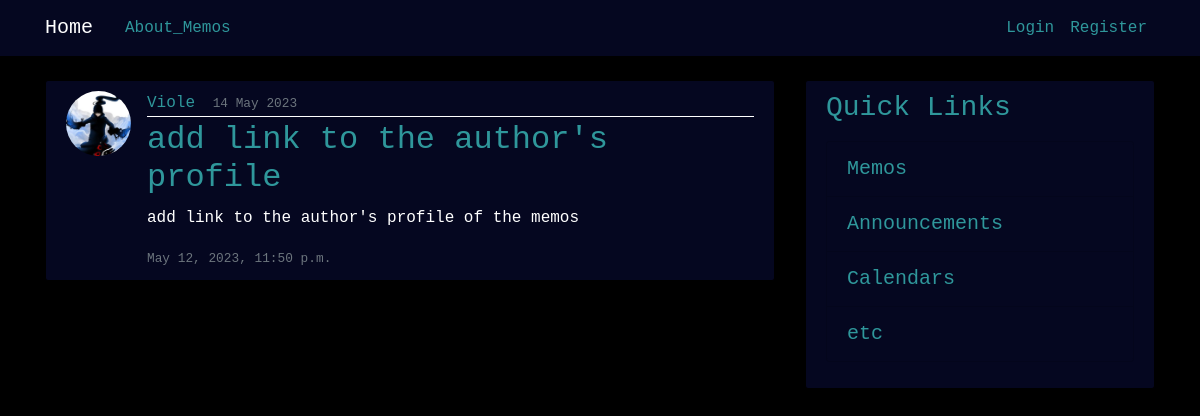
Before: /memo/post/15/ with the older database file.
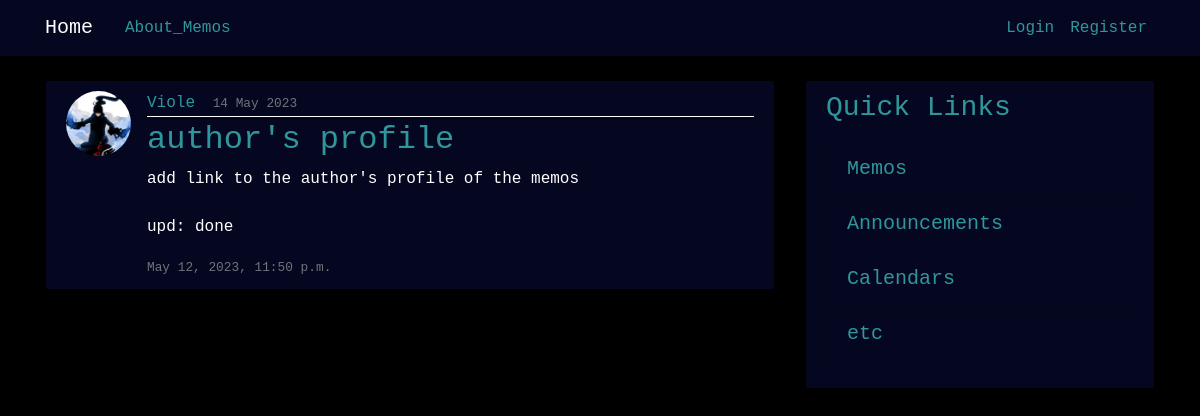
After: the same page with the newer database file.
### memo/models.py (models this page shows, shortened)
class Post(models.Model):
    title = models.CharField(max_length=100)
    content = models.TextField()
    date_posted = models.DateTimeField(default=timezone.now)
    date_due = models.DateTimeField()
    author = models.ForeignKey(User, on_delete=models.CASCADE)

### users/models.py (models this page shows, shortened)
class Profile(models.Model):
    user = models.OneToOneField(User, on_delete=models.CASCADE)
    image = models.ImageField(default='default.jpg', upload_to='profile_pics')
    bio = models.TextField(blank=True, null=True)

### memo/views.py (the view)
# urls.py: path('post/<int:pk>/', PostDetailView.as_view(), name='post-detail'),
class PostDetailView(DetailView):
    model = Post

### memo/templates/memo/post_detail.html (shortened to what this page needs)
{% extends "memo/base.html" %}
{% block content %}
    <article class="media content-section">
        <img class="rounded-circle article-img" src="{{ object.author.profile.image.url }}">
        <div class="media-body">
        <div class="article-metadata">
            <a class="mr-2" href="{% url 'profile' post.author.profile.pk %}">{{ object.author }}</a>
            <small class="text-muted">{{ object.date_posted|date:"d F Y" }}</small>
        </div>
        <h2 class="article-title">{{ object.title }}</h2>
        <p class="article-content">{{ object.content }}</p>
        <small class="text-muted">{{ object.date_due }}</small>
        </div>
    </article>
{% endblock content %}

Changed rows visible on the page:
changed Post "Viole": title "add link to the author's profile" → "author's profile"; content "add link to the author's profile of the memos" → "add link to the author's profile of the memos upd: done"
